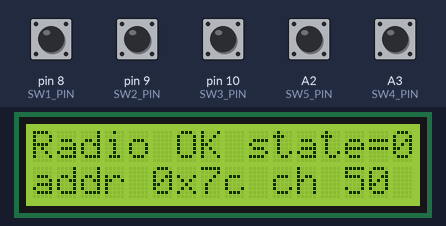
The sketch below on a simulated Arduino Uno, built with avr-gcc and run on an emulated ATmega328P. Parts: 16×2 character LCD. Inputs (shaded band) come from the test bench; at power-on: A2 (SW5_PIN), A3 (SW4_PIN), pin 8 (SW1_PIN), pin 9 (SW2_PIN), pin 10 (SW3_PIN) HIGH. No radio packets arrive unless stated; what the sketch prints to the serial monitor is not drawn.

Above: at 1.2 s.
1.3 s: pin 8 (SW1_PIN) pulled LOW for 0.15 s
At 2.0 s:
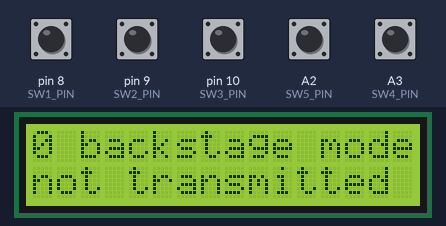
2.9 s: pin 9 (SW2_PIN) pulled LOW for 0.15 s
At 3.5 s:
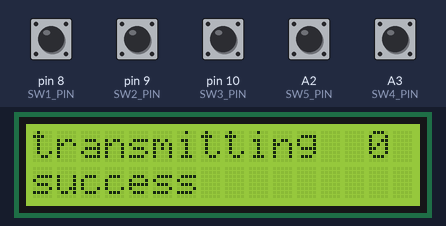
4.5 s: pin 10 (SW3_PIN) pulled LOW for 0.15 s
At 5.0 s:
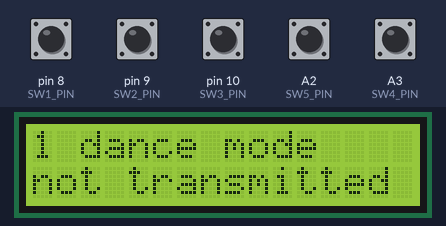
6.1 s: pin 10 (SW3_PIN) pulled LOW for 1 s
At 7.1 s:
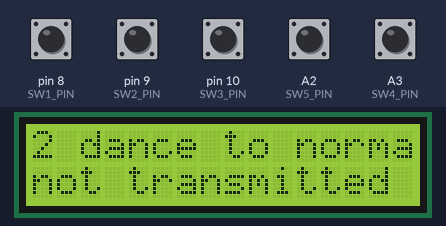
8.6 s: pin 10 (SW3_PIN) pulled LOW for 0.15 s
At 9.3 s:
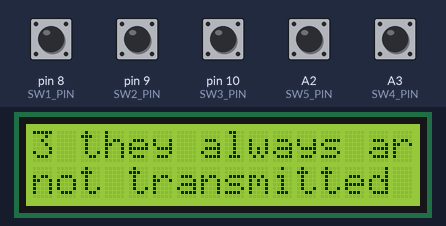
10.2 s: pin 9 (SW2_PIN) pulled LOW for 1 s
At 10.9 s:
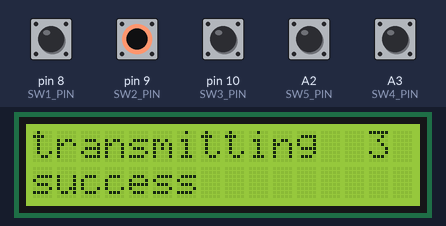
Timing chart, 0 to 13.2 s (numbered marks = the images above; inputs shaded):
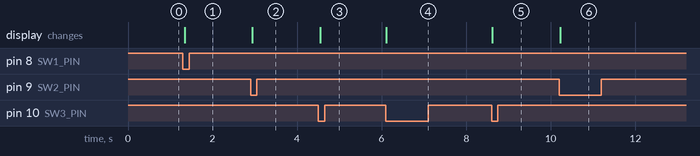

Measured:
- after the input at 1.3 s, the display: changes at once (image 1)
- after the input at 2.9 s, the display: changes at once (image 2)
- after the input at 4.5 s, the display: changes after 0.05 s (image 3)
- after the input at 6.1 s, the display: changes at once (image 4)
- after the input at 8.6 s, the display: changes at once (image 5)
- after the input at 10.2 s, the display: changes at once (image 6)

The sketch:

Transmitter_nov22.ino
```cpp
/*
   Using the nRF24L01 radio module to communicate
   between two Arduinos with much increased reliability following
   various tutorials, conversations, and studying the nRF24L01 datasheet
   and the library reference.

   Transmitter is
   https://github.com/michaelshiloh/resourcesForClasses/tree/master/kicad/Arduino_Shield_RC_Controller

  Receiver is
  https://github.com/michaelshiloh/resourcesForClasses/blob/master/kicad/nRF_servo_Mega

   This file contains code for both transmitter and receiver.
   Transmitter at the top, receiver at the bottom.
   One of them is commented out, so you need to comment in or out
   the correct section. You don't need to make changes to this
   part of the code, just to comment in or out depending on
   whether you are programming your transmitter or receiver

   You need to set the correct address for your robot.

   Search for the phrase CHANGEHERE to see where to
   comment or uncomment or make changes.

   These sketches require the RF24 library by TMRh20
   Documentation here: https://nrf24.github.io/RF24/index.html

   change log

   11 Oct 2023 - ms - initial entry based on
                  rf24PerformingRobotsTemplate
   26 Oct 2023 - ms - revised for new board: nRF_Servo_Mega rev 2
   28 Oct 2023 - ms - add demo of NeoMatrix, servo, and Music Maker Shield
	 20 Nov 2023 - as - fixed the bug which allowed counting beyond the limits
   22 Nov 2023 - ms - display radio custom address byte and channel
   12 Nov 2024 - ms - changed names for channel and address allocation for Fall 2024
   31 Oct 2025 - ms - changed names for channel and address allocation for Fall 2024
                    - listed pin numbers for servo/NeoPixel connections
                      https://github.com/michaelshiloh/resourcesForClasses/blob/master/kicad/nRF_servo_Mega
                      https://github.com/michaelshiloh/resourcesForClasses/blob/master/kicad/nRFControlPanel
*/


// Common code
//

// Common pin usage
// Note there are additional pins unique to transmitter or receiver
//

// nRF24L01 uses SPI which is fixed
// on pins 11, 12, and 13 on the Uno
// and on pins 50, 51, and 52 on the Mega

// It also requires two other signals
// (CE = Chip Enable, CSN = Chip Select Not)
// Which can be any pins:

// CHANGEHERE
// For the transmitter
const int NRF_CE_PIN = A4, NRF_CSN_PIN = A5;

// CHANGEHERE
// for the receiver
// const int NRF_CE_PIN = A11, NRF_CSN_PIN = A15;

// nRF 24L01 pin   name
//          1      GND
//          2      3.3V
//          3      CE
//          4      CSN
//          5      SCLK
//          6      MOSI/COPI
//          7      MISO/CIPO

#include <SPI.h>
#include <nRF24L01.h>
#include <RF24.h>
RF24 radio(NRF_CE_PIN, NRF_CSN_PIN);  // CE, CSN

//#include <printf.h>  // for debugging

// See note in rf24Handshaking about address selection
//

// Channel and address allocation:
// Torico and Sarah: Channel 30, addr = 0x76
// Sudiksha and Aysha: Channel 40, addr = 0x73
// Mariam and Joy:  Channel 50, addr = 0x7C
// Ghadir and Mustafa: Channel 60, addr = 0xC6
// Clara and Jiho:  Channel 70, addr = 0xC3
// Victor and Meera: Channel 80, addr = 0xCC
// Ali and Hari: Channel 90, addr = 0x33

// CHANGEHERE
const int CUSTOM_CHANNEL_NUMBER = 50;   // change as per the above assignment
const byte CUSTOM_ADDRESS_BYTE = 0x7C;  // change as per the above assignment

// Do not make changes here
const byte xmtrAddress[] = { CUSTOM_ADDRESS_BYTE, CUSTOM_ADDRESS_BYTE, 0xC7, 0xE6, 0xCC };
const byte rcvrAddress[] = { CUSTOM_ADDRESS_BYTE, CUSTOM_ADDRESS_BYTE, 0xC7, 0xE6, 0x66 };

const int RF24_POWER_LEVEL = RF24_PA_LOW;

// global variables
uint8_t pipeNum;
unsigned int totalTransmitFailures = 0;

struct DataStruct {
  uint8_t stateNumber;
};
DataStruct data;

void setupRF24Common() {

  // RF24 setup
  if (!radio.begin()) {
    Serial.println(F("radio  initialization failed"));
    while (1)
      ;
  } else {
    Serial.println(F("radio successfully initialized"));
  }

  radio.setDataRate(RF24_250KBPS);
  radio.setChannel(CUSTOM_CHANNEL_NUMBER);
  radio.setPALevel(RF24_POWER_LEVEL);
}

// CHANGEHERE


// Start of Transmitter code
// Choose Arduino Uno port

// Transmitter pin usage
const int LCD_RS_PIN = 3, LCD_EN_PIN = 2, LCD_D4_PIN = 4, LCD_D5_PIN = 5, LCD_D6_PIN = 6, LCD_D7_PIN = 7;
const int SW1_PIN = 8, SW2_PIN = 9, SW3_PIN = 10, SW4_PIN = A3, SW5_PIN = A2;

// LCD library code
#include <LiquidCrystal.h>

// initialize the library with the relevant pins
LiquidCrystal lcd(LCD_RS_PIN, LCD_EN_PIN, LCD_D4_PIN, LCD_D5_PIN, LCD_D6_PIN, LCD_D7_PIN);


const int NUM_OF_STATES = 41;
const char* theStates[] = {
  "0 backstage mode",
  "1 dance mode",
  "2 dance to normal mode",
  "3 they always are",
  "4 dance to normal mode",
  "5 close face black out",
  "6 face on light on",
  "7 so disco night",
  "8 feeling fly",
  "9 overreacting",
  "10 you're supposed",
  "11 Ohhhhh here ",
  "12 knife mode angry face",
  "13 go to bed",
  "14 put down mode",
  "15 you know what",
  "16 see if",
  "17 knife mode",
  "18 filing for",
  "19 put down",
  "20 black out face",
  "21 face light on",
  "22 of course",
  "23 your coffee",
  "24 and gain a",
  "25 black out face",
  "26 light on face",
  "27 and saul don't",
  "28 we were",
  "29 group gasp",
  "30 honestly",
  "31 we discussed this",
  "32 group gasp",
  "33 this isn't",
  "34 she understood",
  "35 angry face",
  "36 normal face",
  "37 dance move",
  "38 close face",
  "39 knife mode",
  "40 memory print"
};


void updateLCD() {

  lcd.clear();
  lcd.print(theStates[data.stateNumber]);
  lcd.setCursor(0, 1);  // column, line (from 0)
  lcd.print("not transmitted yet");
}

void countDown() {
  data.stateNumber = (data.stateNumber > 0) ? (data.stateNumber - 1) : 0;
  updateLCD();
}

void countUp() {
  if (++data.stateNumber >= NUM_OF_STATES) {
    data.stateNumber = NUM_OF_STATES - 1;
  }
  updateLCD();
}


void spare1() {}
void spare2() {}

void rf24SendData() {

  radio.stopListening();  // go into transmit mode
  // The write() function will block
  // until the message is successfully acknowledged by the receiver
  // or the timeout/retransmit maxima are reached.
  // Returns 1 if write succeeds
  // Returns 0 if errors occurred (timeout or FAILURE_HANDLING fails)
  int retval = radio.write(&data, sizeof(data));

  lcd.clear();
  lcd.setCursor(0, 0);  // column, line (from 0)
  lcd.print("transmitting");
  lcd.setCursor(14, 0);  // column, line (from 0)
  lcd.print(data.stateNumber);

  Serial.print(F(" ... "));
  if (retval) {
    Serial.println(F("success"));
    lcd.setCursor(0, 1);  // column, line (from 0)
    lcd.print("success");
  } else {
    totalTransmitFailures++;
    Serial.print(F("failure, total failures = "));
    Serial.println(totalTransmitFailures);

    lcd.setCursor(0, 1);  // column, line (from 0)
    lcd.print("error, total=");
    lcd.setCursor(13, 1);  // column, line (from 0)
    lcd.print(totalTransmitFailures);
  }
}

class Button {
  int pinNumber;
  bool previousState;
  void (*buttonFunction)();
public:

  // Constructor
  Button(int pn, void* bf) {
    pinNumber = pn;
    buttonFunction = bf;
    previousState = 1;
  }

  // update the button
  void update() {
    bool currentState = digitalRead(pinNumber);
    if (currentState == LOW && previousState == HIGH) {
      Serial.print("button on pin ");
      Serial.print(pinNumber);
      Serial.println();
      buttonFunction();
    }
    previousState = currentState;
  }
};

const int NUMBUTTONS = 5;
Button theButtons[] = {
  Button(SW1_PIN, countDown),
  Button(SW2_PIN, rf24SendData),
  Button(SW3_PIN, countUp),
  Button(SW4_PIN, spare1),
  Button(SW5_PIN, spare2),
};

void setupRF24() {

  setupRF24Common();

  // Set us as a transmitter
  radio.openWritingPipe(xmtrAddress);
  radio.openReadingPipe(1, rcvrAddress);

  // radio.printPrettyDetails();
  Serial.println(F("I am a transmitter"));

  data.stateNumber = 0;
}

void setup() {
  Serial.begin(9600);
  Serial.println(F("Setting up LCD"));

  // set up the LCD's number of columns and rows:
  lcd.begin(16, 2);
  lcd.clear();
  // Print a message to the LCD.
  lcd.print("Radio setup");

  // Display the address in hex
  lcd.setCursor(0, 1);
  lcd.print("addr 0x");
  lcd.setCursor(7, 1);
  char s[5];
  sprintf(s, "%02x", CUSTOM_ADDRESS_BYTE);
  lcd.print(s);

  // Display the channel number
  lcd.setCursor(10, 1);
  lcd.print("ch");
  lcd.setCursor(13, 1);
  lcd.print(CUSTOM_CHANNEL_NUMBER);

  Serial.println(F("Setting up radio"));
  setupRF24();

  // If setupRF24 returned then the radio is set up
  lcd.setCursor(0, 0);
  lcd.print("Radio OK state=");
  lcd.print(theStates[data.stateNumber]);

  // Initialize the switches
  pinMode(SW1_PIN, INPUT_PULLUP);
  pinMode(SW2_PIN, INPUT_PULLUP);
  pinMode(SW3_PIN, INPUT_PULLUP);
  pinMode(SW4_PIN, INPUT_PULLUP);
  pinMode(SW5_PIN, INPUT_PULLUP);
}


void loop() {
  for (int i = 0; i < NUMBUTTONS; i++) {
    theButtons[i].update();
  }
  delay(50);  // for testing
}


void clearData() {
  // set all fields to 0
  data.stateNumber = 0;
}

// End of transmitter code
// CHANGEHERE
```
